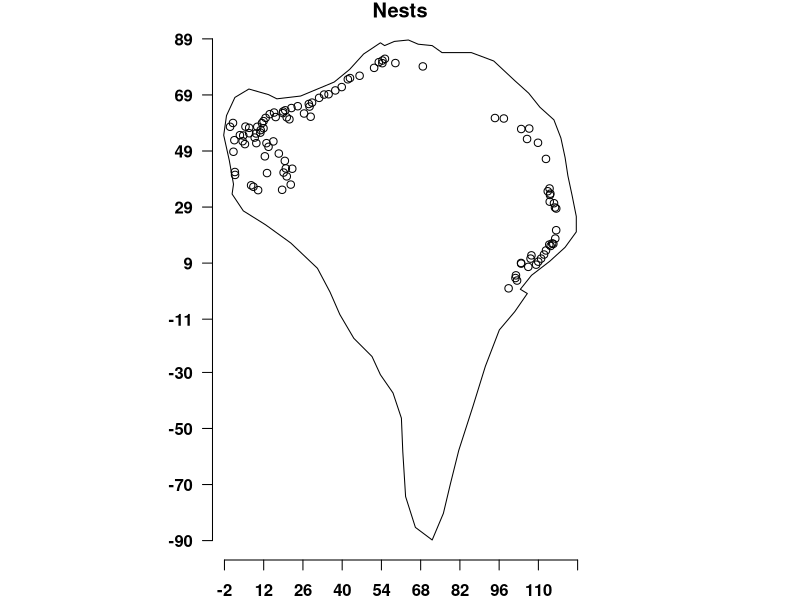
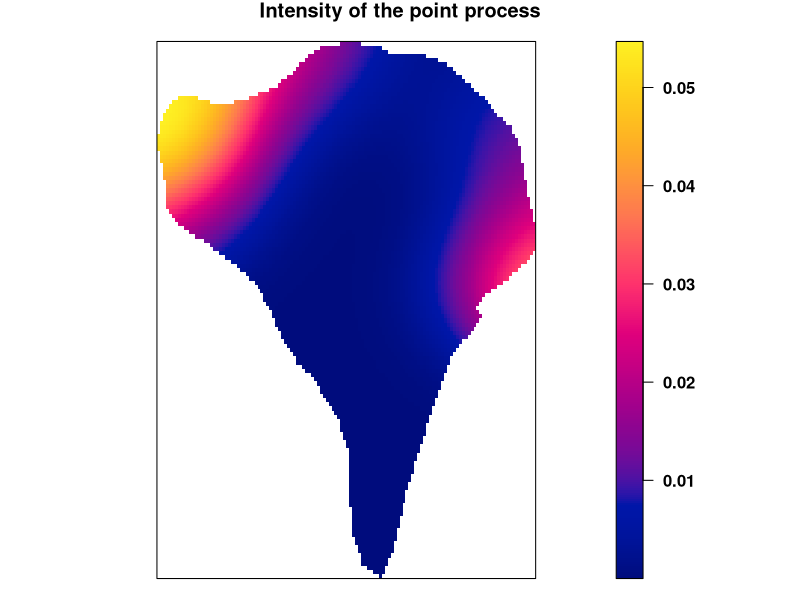
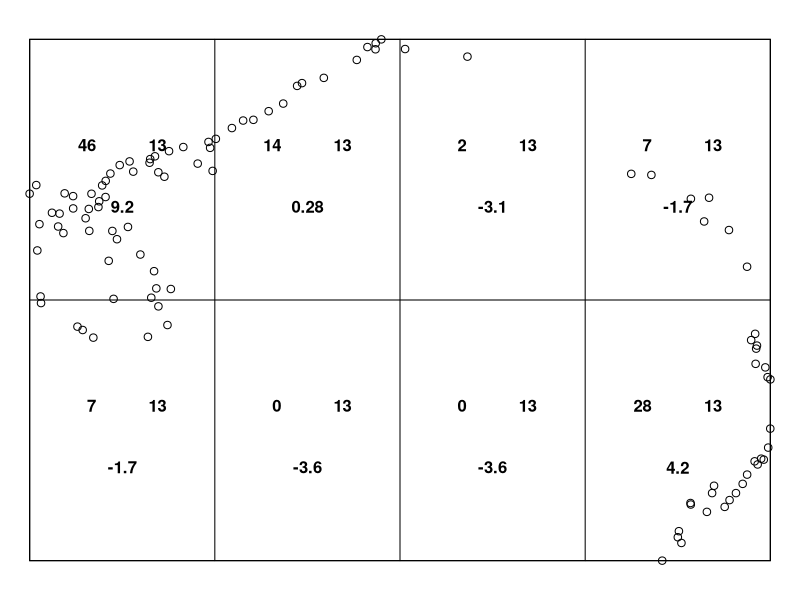
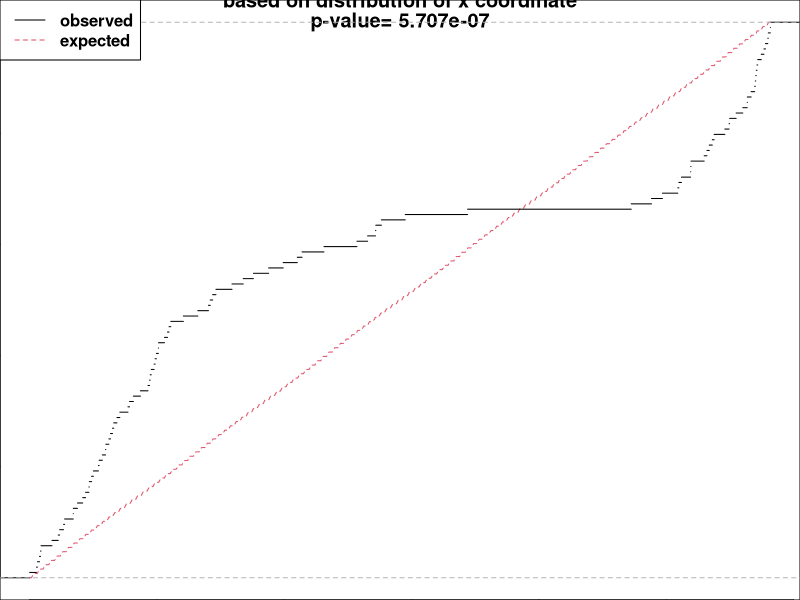
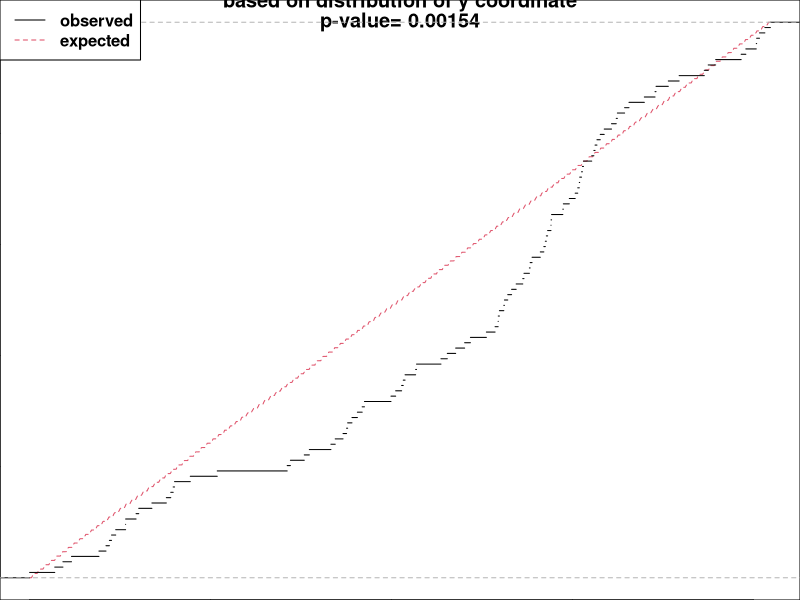
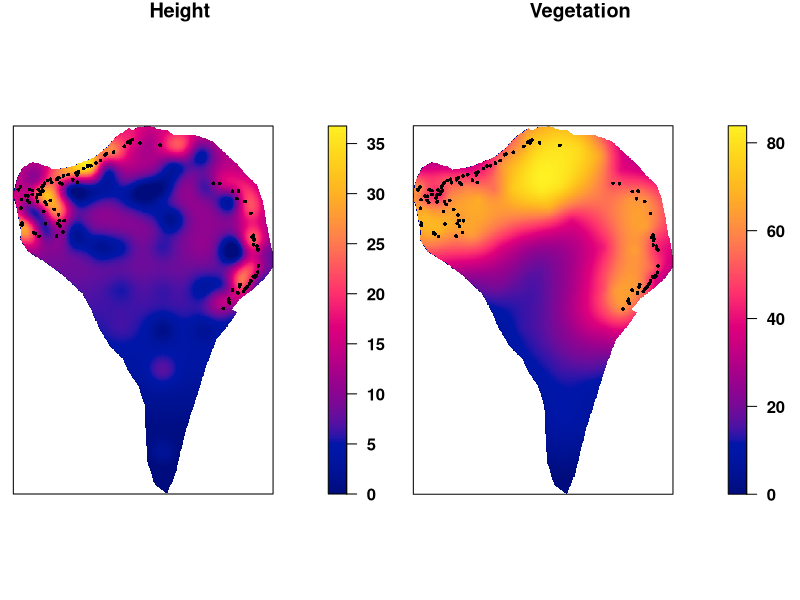
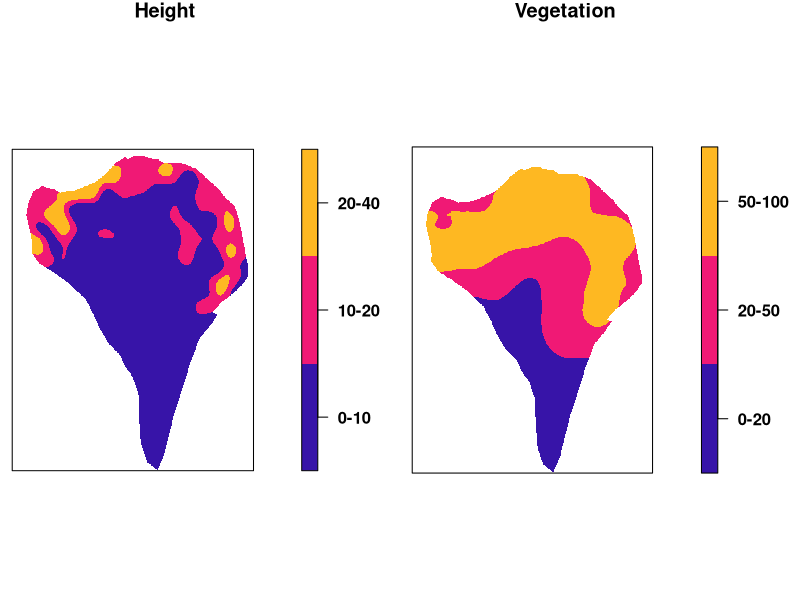
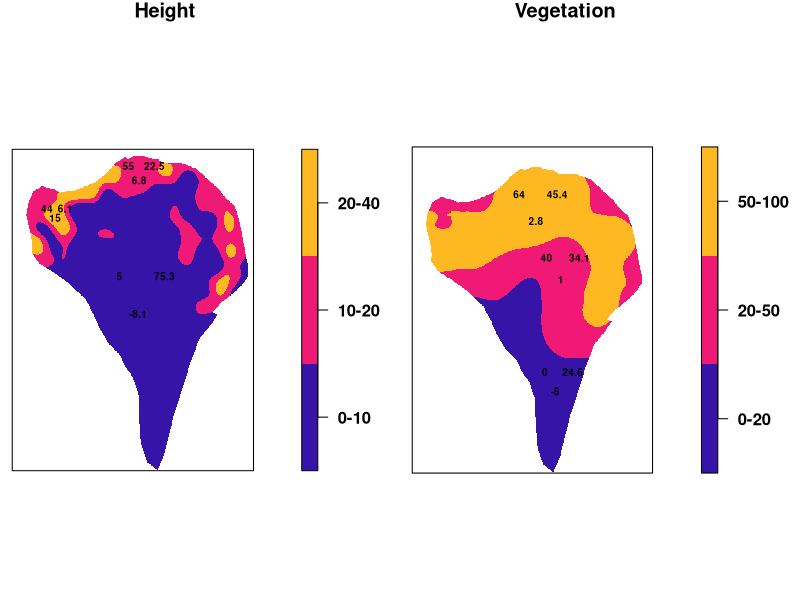

Generate these figures, in order, with R:
## ---- chunk 1
# knitr::opts_chunk$set( echo=T )
knitr::opts_chunk$set( cache=T )
knitr::opts_chunk$set(out.width = '70%')
knitr::opts_chunk$set(fig.align = "center")
knitr::opts_chunk$set(tidy =TRUE)
knitr::opts_chunk$set(message = FALSE)
## ---- chunk 2
library(spatstat)
## ---- chunk 3
rm(list=ls())
nucli84 <- read.delim("T2/nucli84.txt")

min.X = min(nucli84$X)
min.Y = min(nucli84$Y)
max.X = max(nucli84$X)
max.Y = max(nucli84$Y)

nucli84$X = nucli84$X - min.X
nucli84$Y = nucli84$Y - min.Y

n84=ppp(x = nucli84$X, y = nucli84$Y, range(nucli84$X), range(nucli84$Y))

poligon=read.delim("T2/poly84.txt")

poligon$X = poligon$X - min.X
poligon$Y = poligon$Y - min.Y
pol.illa<-list(x=poligon$X,y=poligon$Y)

min.pX = min(poligon$X)
min.pY = min(poligon$Y)
max.pX = max(poligon$X)
max.pY = max(poligon$Y)

n84p=ppp(nucli84$X,nucli84$Y,poly=pol.illa, range(poligon$X), range(poligon$Y))

islet_window = owin(poly = pol.illa)
## ---- chunk 4
par(mfrow=c(1,1), font = 2, font.axis = 2, font.lab = 4, las = 1, mar = c(2, 0, 1, 0))
plot(n84p,main="Nests")
axis(1,at=c(round(seq(min.pX, max.pX,length=10),digits=0)))#, pos=c(0,0))
axis(2,at=c(round(seq(min.pY, max.pY,length=10),digits=0)), pos=c(min.pX-4,min.pY-50))
## ---- chunk 5
par(mfrow=c(1,1), font = 2, font.axis = 2, font.lab = 4, las = 1, mar = c(0, 0, 1, 0))
plot(density(n84p, dimax.Yx=c(256,256), sigma=15), main="Intensity of the point process")
## ---- chunk 6
modelPois = ppm(n84, ~ 1)
modelPois
## ---- chunk 7
exp(confint(modelPois))
## ---- chunk 8
temp = exp(confint(modelPois))
rownames(temp)=""
temp
## ---- chunk 9
M <- quadrat.test(n84, nx = 4, ny = 2)
par(mfrow=c(1,1), font = 2, font.axis = 2, font.lab = 4, las = 1, mar = c(0, 0, 0, 0))
plot(n84,main="" )
plot(M, add = TRUE)
## ---- chunk 10
M
## ---- chunk 11
KS=cdf.test(n84,covariate="x")
KS
plot(KS)
## ---- chunk 12
KS=cdf.test(n84,covariate="y")
KS
plot(KS)
## ---- chunk 13
grid <- read.delim("T2/grid.txt")
grid.veg = read.delim("T2/grid_veg.txt")
veg = as.matrix(read.delim("T2/veg.txt",header=FALSE))
height = as.matrix(read.delim("T2/height.txt", header=FALSE))
## ---- chunk 14
par(mfrow=c(1,2), font = 2, font.axis = 2, font.lab = 4, las = 1, mar = c(0, 0, 1, 2))

Height = im(mat = height, xcol = grid$x, yrow = grid$y)
plot(Height, main="Height", clipwin = islet_window)
plot(n84p, add=T, cex=0.5, pch=16)

Vegetation = im(mat = veg, xcol = grid.veg$x, yrow = grid.veg$y)
plot( Vegetation, main="Vegetation", clipwin = islet_window)
plot(n84p, add=T, cex=0.5, pch=16)
## ---- chunk 15
#height
brks.h <- c(0,10,20,40)
Hcut <- cut(Height, breaks = brks.h, labels = c("0-10", "10-20", "20-40"))
H <- tess(image = Hcut)

#vegetation
brks.v <- c(0, 20, 50, 100)
Vcut <- cut(Vegetation, breaks = brks.v, labels = c("0-20", "20-50", "50-100"))
V <- tess(image = Vcut)
## ---- chunk 16
par(mfrow=c(1,2), font = 2, font.axis = 2, font.lab = 4, las = 1, mar = c(0, 0, 1, 3.5))
plot(H, main="Height")
plot(V, main="Vegetation")
## ---- chunk 17
M.h=quadrat.test(n84, tess = H)
M.h

M.v=quadrat.test(n84p, tess = V)
M.v

par(mfrow=c(1,2), font = 2, font.axis = 2, font.lab = 4, las = 1, mar = c(0, 0, 1, 3.5))
plot(M.h, valuesAreColours=FALSE, main="Height", cex=0.6)
plot(M.v, valuesAreColours=FALSE, main="Vegetation", cex=0.6)

## ---- chunk 18
KS <- cdf.test(n84, Height)
KS

plot(KS,style="QQ")
## ---- chunk 19
KS <- cdf.test(n84, Vegetation)
KS

plot(KS,style="QQ")
## ---- chunk 20
model = ppm(n84, ~ x + y + Height + Vegetation)
model
## ---- chunk 21
model1 = ppm(n84, ~ y + Height + Vegetation)
model1
## ---- chunk 22
chosen.model = model1

coef(chosen.model)
## ---- chunk 23
confint(chosen.model)
## ---- chunk 24
par(mfrow=c(1,1), font = 2, font.axis = 2, font.lab = 4, las = 1, mar = c(0, 0, 1, 0))
plot(chosen.model, se = F, locations = islet_window)
## ---- chunk 25
M <- quadrat.test(chosen.model, nx = 4, ny = 2)
M
## ---- chunk 26
par(mfrow=c(1,1), font = 2, font.axis = 2, font.lab = 4, las = 1, mar = c(0, 0, 0, 0))
plot(n84, main="")
plot(M, add = TRUE, cex = 1.5, col = "red")
## ---- chunk 27
KS1=cdf.test(chosen.model,"y")
KS1
## ---- chunk 28
KS2=cdf.test(chosen.model,Vegetation)
KS2
## ---- chunk 29
KS3=cdf.test(chosen.model,Height)
KS3
## ---- chunk 30
band=40
par(mfrow=c(1,1), font = 2, font.axis = 2, font.lab = 4, las = 1, mar = c(0, 0, 1, 0))
smooth = diagnose.ppm(chosen.model, which = "smooth", type="pearson", sigma=band)
smooth
## ---- chunk 31
smooth$smooth$sdp
## ---- chunk 32
lurking(chosen.model, Height, type = "raw")
